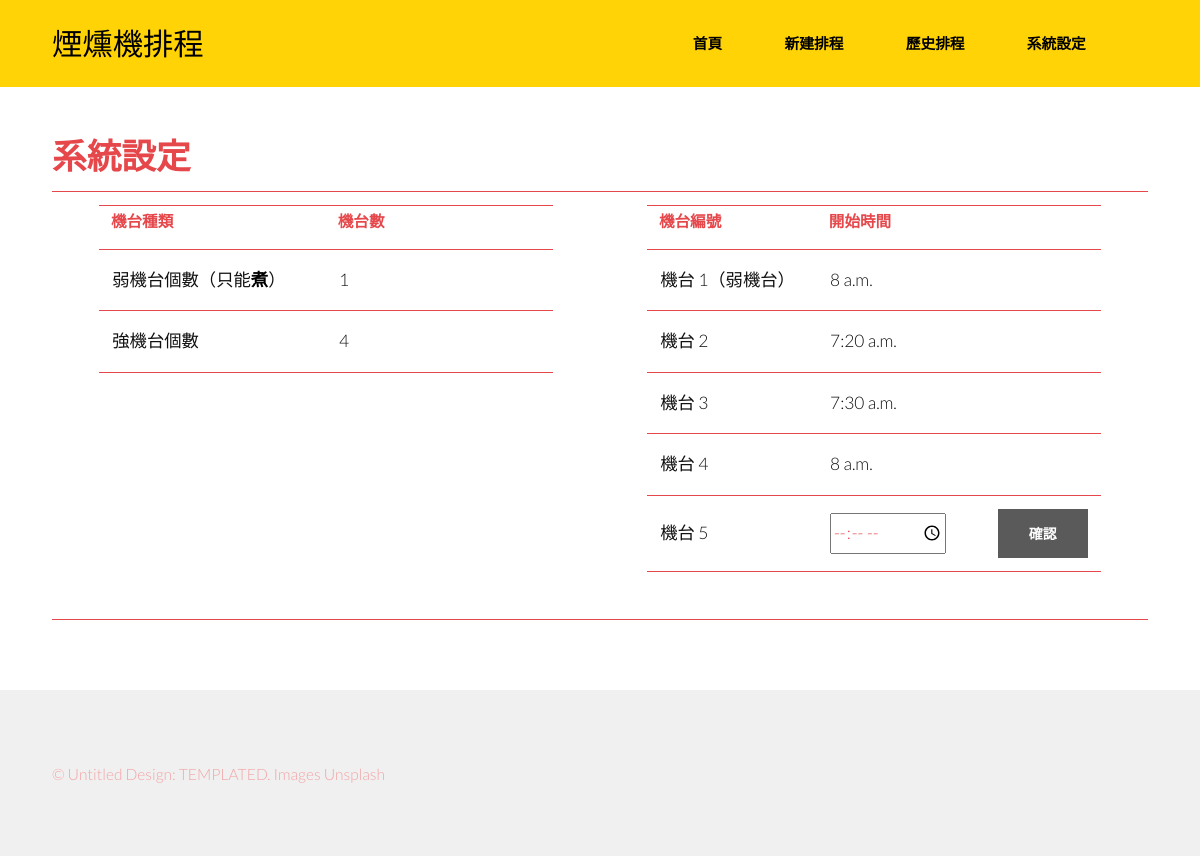
Screenshot of /settings/startTime/strongMachine/5 with the database file from the repository.
### machine_scheduling/models.py (models this page shows)
class WeakMachineInfo(models.Model):
    index = models.IntegerField(primary_key = True)
    startTime = models.TimeField(default = datetime.time(hour = 8))

class StrongMachineInfo(models.Model):
    index = models.IntegerField(primary_key = True)
    startTime = models.TimeField(default = datetime.time(hour = 8))

### machine_scheduling/views.py (the view)
# urls.py: path('settings/startTime/<str:machine_type>/<int:machine_index>', modify_startTime),
def modify_startTime(request, machine_type, machine_index):
    num_weak_machine = WeakMachineInfo.objects.count()
    num_strong_machine = StrongMachineInfo.objects.count()
    weakMachine = WeakMachineInfo.objects.get(index = 1)
    strongMachines = StrongMachineInfo.objects.all()
    if machine_type == 'weakMachine':
        if request.method == 'POST':
            newStartTime = request.POST['startTime']
            the_machine = WeakMachineInfo.objects.get(index = machine_index)
            the_machine.startTime = newStartTime
            the_machine.save()
            return HttpResponseRedirect('/settings/')
        return render(request, 'machine_scheduling/settings/weak_machine_startTime.html', locals())
    elif machine_type == 'strongMachine':
        if request.method == 'POST':
            newStartTime = request.POST['startTime']
            the_machine = StrongMachineInfo.objects.get(index = machine_index)
            the_machine.startTime = newStartTime
            the_machine.save()
            return HttpResponseRedirect('/settings/')
        return render(request, 'machine_scheduling/settings/strong_machine_startTime.html', locals())

### templates/machine_scheduling/settings/strong_machine_startTime.html
{% extends '../../base.html' %}
{% block content %}
    <section id="main">
        <div  class="inner">
            <header class="major special">
                <h1>系統設定</h1>
            </header>
            <table>
                <tr>
                <td>
                    <table style = "width: 12cm; margin-left: auto; margin-right: auto;">
                        <col style="width: 50%;">
                        <col style="width: 30%;">
                        <col style="width: 20%;">
                        <tr>
                            <th>機台種類</th>
                            <th>機台數</th>
                            <th></th>
                        </tr>
                        <tr>
                            <td>弱機台個數（只能<strong>煮</strong>）</td>
                            <td>{{num_weak_machine}}</td>
                            <td></td>
                        </tr>
                        <tr>
                            <td>強機台個數</td>
                            <td>{{num_strong_machine}}</td>
                            <td></td>
                        </tr>
                    </table>
                    </td>
                    <td>
                <form action = ''  method="POST">{%csrf_token%}
                    <table style = "width: 12cm; margin-left: auto; margin-right: auto;">
                        <col style="width: 42%;">
                        <col style="width: 38%;">
                        <col style="width: 20%;">
                        <tr>
                            <th>機台編號</th>
                            <th>開始時間</th>
                            <td></td>
                        </tr>
                        <tr>
                            <td>機台 1（弱機台）</td>
                            <td>{{weakMachine.startTime}}</td>
                            <td></td>
                        </tr>
                        {%for machine in strongMachines %}
                            {%if machine.index == machine_index%}
                                <tr>
                                    <td>機台 {{machine.index}}</td>
                                    <td><input type = 'time' name = 'startTime' required></td>
                                    <td><input type="submit" value="確認" class = "button" name = {{machine.index}}></td>
                                </tr>
                            {%else%}
                                <tr>
                                    <td>機台 {{machine.index}}</td>
                                    <td>{{machine.startTime}}</td>
                                    <td></td>
                                </tr>
                            {%endif%}
                        {%endfor%}
                    </table>
                </form>
                    </td>
                    </tr>
                </table>
    </section>
{% endblock %}

### static/assets/css/main.css (style rules this page uses)
html, body, div, span, applet, object, iframe, h1, h2, h3, h4, h5, h6, p, blockquote, pre, a, abbr, acronym, address, big, cite, code, del, dfn, em, img, ins, kbd, q, s, samp, small, strike, strong, sub, sup, tt, var, b, u, i, center, dl, dt, dd, ol, ul, li, fieldset, form, label, legend, table, caption, tbody, tfoot, thead, tr, th, td, article, aside, canvas, details, embed, figure, figcaption, footer, header, hgroup, menu, nav, output, ruby, section, summary, time, mark, audio, video { margin: 0; padding: 0; border: 0; font-size: 100%; font: inherit; vertical-align: baseline; }
article, aside, details, figcaption, figure, footer, header, hgroup, menu, nav, section { display: block; }
body { line-height: 1; }
table { border-collapse: collapse; border-spacing: 0; }
body { -webkit-text-size-adjust: none; }
*, *:before, *:after { -moz-box-sizing: border-box; -webkit-box-sizing: border-box; box-sizing: border-box; }
body { -ms-overflow-style: scrollbar; }
body { background: #fff; }
body { background-color: #fff; color: #111111; }
body, input, select, textarea { font-family: "Lato", sans-serif; font-size: 15pt; font-weight: 300; line-height: 2; }
@media screen and (max-width: 1680px) { body, input, select, textarea { font-size: 13pt; } }
@media screen and (max-width: 1280px) { body, input, select, textarea { font-size: 13pt; } }
strong, b { font-weight: 700; }
h1, h2, h3, h4, h5, h6 { font-weight: 700; line-height: 1.5; margin: 0 0 1em 0; text-transform: uppercase; }
h1 { font-size: 2em; margin: 0 0 0.25em 0; }
input, select, textarea { color: #e5474b; }
strong, b { color: #000000; }
h1, h2, h3, h4, h5, h6 { color: #e5474b; }
input[type="submit"], input[type="reset"], input[type="button"], button, .button { -moz-appearance: none; -webkit-appearance: none; -ms-appearance: none; appearance: none; -moz-transition: background-color 0.2s ease-in-out, color 0.2s ease-in-out; -webkit-transition: background-color 0.2s ease-in-out, color 0.2s ease-in-out; -ms-transition: background-color 0.2s ease-in-out, color 0.2s ease-in-out; transition: background-color 0.2s ease-in-out, color 0.2s ease-in-out; border-radius: 0; border: 0; cursor: pointer; display: inline-block; font-size: .8em; font-weight: 700; height: 3.5em; line-height: 3.65em; padding: 0 2.25em; text-align: center; text-decoration: none; text-transform: uppercase; white-space: nowrap; }
input[type="submit"], input[type="reset"], input[type="button"], button, .button { background-color: #5a5a5a; color: #ffffff !important; }
form { margin: 0 0 2em 0; }
section .inner { max-width: 65em; width: calc(100% - 6em); margin: 0 auto; }
table { margin: 0 0 2em 0; width: 100%; }
table tbody tr { border: solid 1px; border-left: 0; border-right: 0; }
table td { padding: 0.75em 0.75em; }
table th { font-size: 0.9em; font-weight: 700; padding: 0 0.75em 0.75em 0.75em; text-align: left; }
table tbody tr { border-color: #e5474b; }
table tbody tr:nth-child(2n + 1) { background-color: none; }
table th { color: #e5474b; }
body { position: relative; padding-top: 5em; }
#main { padding: 2.5em 0 2em 0; }

### rows the page displays
WeakMachineInfo: startTime "8 a.m."
StrongMachineInfo: index "2", startTime "7:20 a.m."
StrongMachineInfo: index "3", startTime "7:30 a.m."
StrongMachineInfo: index "4", startTime "8 a.m."
StrongMachineInfo: index "5"

### other values shown
{{ num_weak_machine }} "1"
{{ num_strong_machine }} "4"
